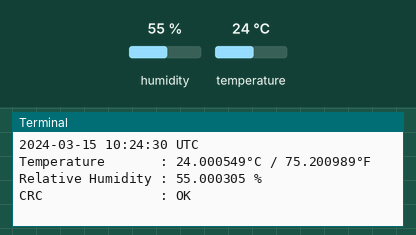
The program below on a simulated Raspberry Pi (BCM pin numbers). Parts: the last lines printed to the terminal. Inputs (shaded band) come from the test bench; at power-on: humidity 55 %, temperature 24 °C. The clock reads 2024-03-15 10:24:30 at power-on unless the program sets it.

Above: at 1.7 s.
1.8 s: humidity set to 22 %
At 7.0 s:
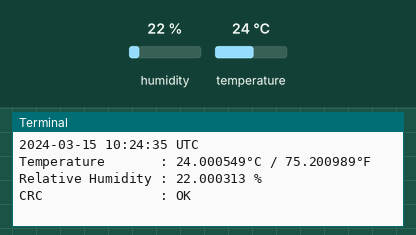
7.9 s: temperature set to 12 °C
At 10.85 s:
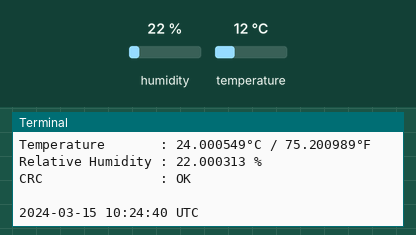
14.0 s: humidity set to 40 %
At 16.9 s:
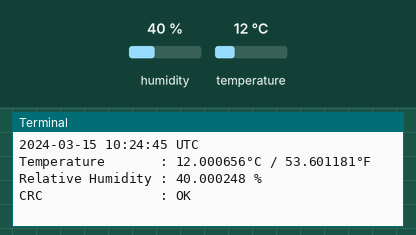
Timing chart, 0 to 18.4 s (numbered marks = the images above; inputs shaded):
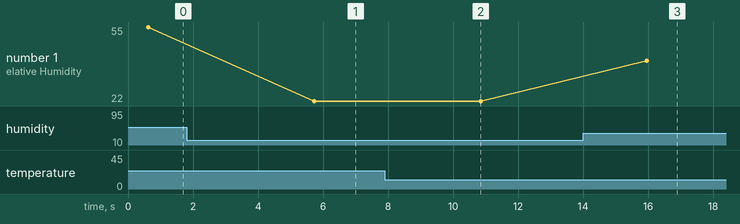

The program:

DHT20_demo.py
```python
# Originally from https://github.com/DFRobot/DFRobot_DHT20/tree/master/python/raspberrypi
# Modified by https://github.com/cjee21/ on 16 January 2023

from time import strftime, sleep

from DFRobot_DHT20 import DFRobot_DHT20

# The first  parameter is to select i2c0 or i2c1
# The second parameter is the i2c device address
I2C_BUS: int     = 0x01  # default use I2C1 bus
I2C_ADDRESS: int = 0x38  # default I2C device address

dht20 = DFRobot_DHT20(I2C_BUS, I2C_ADDRESS)

# Initialize sensor
if not dht20.begin():
  print("DHT20 sensor initialization failed")
else:
  while True:
    # Read ambient temperature and relative humidity and print them to terminal
    print(strftime("%Y-%m-%d %H:%M:%S %Z"))
    T_celcius, humidity, crc_error = dht20.get_temperature_and_humidity()
    if crc_error:
      print("CRC               : Error\n")
    else:
      T_fahrenheit: float = T_celcius*9/5 + 32
      print("Temperature       : %f\u00b0C / %f\u00b0F" %(T_celcius, T_fahrenheit))
      print("Relative Humidity : %f %%" %humidity)
      print("CRC               : OK\n")
    sleep(5)
```

DFRobot_DHT20.py
```python
# -*- coding: utf-8 -*

"""
### Raspberry Pi Python library for DHT20 Temperature and Humidity Sensor with CRC verification.
### https://github.com/cjee21/RPi-DHT20

Originally from https://github.com/DFRobot/DFRobot_DHT20/tree/master/python/raspberrypi

| Modified by https://github.com/cjee21/
| MIT License
| Copyright (c) 2022-2023 cjee21

Modifications:
- 25 February 2022
  - use `smbus2`
  - add decimal to temperature formula
  - add `get_temperature_and_humidity` function for getting temperature and humidity in a single read
- 16 January 2023
  - correct sensor initialization check and clean up init (begin) function
  - improve `get_temperature_and_humidity` function
  - add CRC-8 checking
  - remove functions no longer needed
  - add debug logging

Note:
  Sensor initialization and CRC-8 calculation is based on Aosong sample code from
  http://aosong.com/userfiles/files/software/AHT20-21%20DEMO%20V1_3(1).rar

Original:
  *@file DFRobot_DHT20.py
  *@brief Define the basic structure of class DFRobot_DHT20
  *@copyright  Copyright (c) 2010 DFRobot Co.Ltd (http://www.dfrobot.com)
  *@licence     The MIT License (MIT)
  *@author [fengli](li.feng@dfrobot.com)
  *@version  V1.0
  *@date  2021-6-25
  *@get from https://www.dfrobot.com
  *@https://github.com/DFRobot/DFRobot_DHT20
"""

import time
import smbus2 as smbus
import logging

# debug logging
logging.basicConfig()
logger = logging.getLogger(__name__)
# uncomment line below this to enable debug logging
#logger.setLevel(logging.DEBUG)

class DFRobot_DHT20(object):
  ''' Conversion data '''


  def __init__(self, bus: int, address: int) -> None:
    """Initialize the class.

    Args:
      bus: The I2C bus that DHT20 is connected to. For example:
        0x01
      address: The I2C address of DHT20. It is:
        0x38
    """
    self.i2cbus = smbus.SMBus(bus)
    self._addr = address


  def begin(self) -> bool:
    """Sensor initialization.

    Returns:
      True if initialization succeeds, otherwise False.
    """

    # after power-on, wait no less than 100ms
    time.sleep(0.5)

    # check and return initialization status
    data = self.__read_reg(0x71,1)
    if (data[0] & 0x18) != 0x18:
      return False
    else:
      return True


  def get_temperature_and_humidity(self) -> tuple[float, float, bool]:
    """Get both temperature and humidity in a single read.

    [!] Do not call this function more often than 2 seconds as recommended by the
    datasheet to prevent rise in sensor temperature that will affect its accuracy.

    Returns:
      The temperature (±0.5℃), humidity (±3%) and
      CRC result (True if error else False) as a tuple.
    """

    # trigger measurement
    self.__write_reg(0xac,[0x33,0x00])

    # wait 80 ms and keep waiting until the measurement is completed
    while True:
      time.sleep(0.08)
      data = self.__read_reg(0x71,1)
      if (data[0] & 0x80) == 0:
        break

    # read sensor data
    data = self.__read_reg(0x71,7)

    # extract and convert temperature and humidity from data
    temperature_rawData: int = ((data[3]&0xf) << 16) + (data[4] << 8) + data[5]
    humidity_rawData: int = ((data[3]&0xf0) >> 4) + (data[1] << 12) + (data[2] << 4)
    temperature: float = float(temperature_rawData) / 5242.88 - 50
    humidity: float = float(humidity_rawData) / 0x100000 * 100

    # check CRC
    crc_error: bool = self.__calc_CRC8(data) != data[6]

    # debug logging
    if logger.isEnabledFor(logging.DEBUG):
      logger.debug("Raw data      : 0x" + ''.join(format(x, '02x') for x in data))
      logger.debug("Read CRC      : " + hex(data[6]))
      logger.debug("Calculated CRC: " + hex(self.__calc_CRC8(data)))
      logger.debug("Temperature   : %f\u00b0C", temperature)
      logger.debug("Humidity      : %f %%", humidity)

    # return results
    return (temperature, humidity, crc_error)


  def __calc_CRC8(self, data: list[int]) -> int:
    """Calculate CRC-8.

    Args:
      data: Data from sensor which its CRC-8 is to be calculated.

    Returns:
      Calculated CRC-8
    """

    crc: int = 0xFF

    for i in data[:-1]:
      crc ^= i
      for _ in range(8):
        if crc & 0x80:
          crc = (crc << 1)^0x31
        else:
          crc = crc << 1

    return (crc & 0xFF)


  def __write_reg(self, reg: int, data: list[int]) -> None:
    time.sleep(0.01)
    self.i2cbus.write_i2c_block_data(self._addr,reg,data)


  def __read_reg(self, reg: int, len: int) -> list[int]:
    time.sleep(0.01)
    rslt: list[int] = self.i2cbus.read_i2c_block_data(self._addr,reg,len)
    #print(rslt)
    return rslt
```

Measured:
- after the input at 1.8 s, the terminal: prints a new line after 3.9 s (image 1)
- after the input at 14.0 s, the terminal: prints a new line after 2.0 s (image 3)
- plotted number 1: 55 → 22 after the input at 1.8 s, 22 → 40 after the input at 14.0 s
